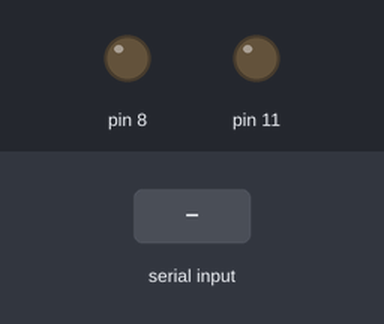
Recording of a sketch running on a simulated Arduino Uno, built with avr-gcc and run on an emulated ATmega328P. Shown: output pins drawn as LEDs (lit = HIGH). Inputs (shaded band) come from the test bench.

Above: at 1.2 s.
1.3 s: "1" received over Serial
At 2.2 s:
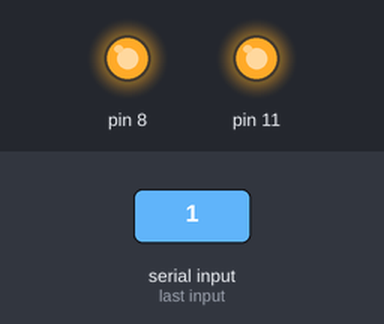
2.8 s: "5" received over Serial
At 3.4 s:
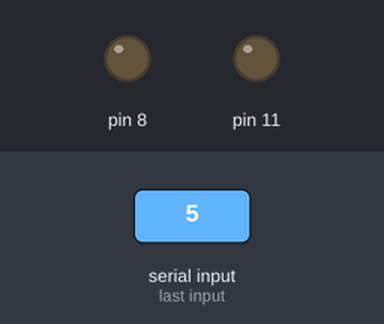
4.3 s: "3" received over Serial
At 5.5 s:
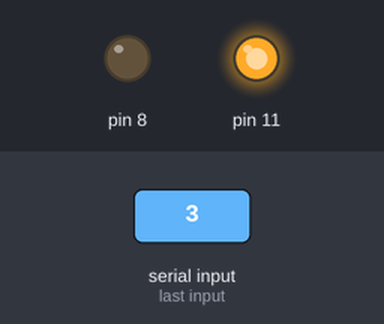
5.8 s: "2" received over Serial
At 6.9 s:
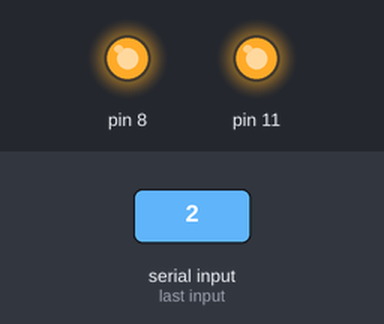
Timing chart, 0 to 8.3 s (numbered marks = the images above; inputs shaded):
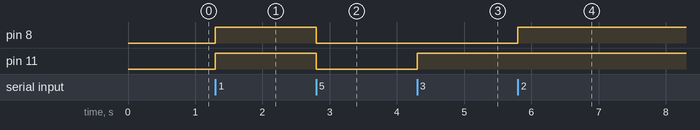

Measured:
- after the input at 1.3 s, pin 8, pin 11: LOW → HIGH at once
- after the input at 2.8 s, pin 8, pin 11: HIGH → LOW at once
- after the input at 4.3 s, pin 11: LOW → HIGH at once
- after the input at 5.8 s, pin 8: LOW → HIGH at once

The sketch:

CONTROL_AUTO_RC.ino
```cpp
int estado=0;
int retardo=100;
int analogo=0;


void setup(){
    pinMode(11,OUTPUT);
  pinMode(10,INPUT_PULLUP);
  pinMode(9,INPUT_PULLUP);
  pinMode(8,OUTPUT);
    Serial.begin(9600);
}

void loop(){


if(Serial.available()>0){           //Si el puerto serie esta habilitadp
        estado = Serial.read();       //Lee lo que llega por el puerto Serie

  }
{
  if(estado== '1' ){
       digitalWrite(11,HIGH);
       digitalWrite(8,HIGH);
 }
   }
 if(estado== '2' ){
       digitalWrite(11,HIGH);
       digitalWrite(8,HIGH);
 }
 if(estado== '3'){
       digitalWrite(11,HIGH);
       digitalWrite(10,HIGH);
 }
 if(estado== '4' ){
       digitalWrite(9,HIGH);
       digitalWrite(8,HIGH);
 }
 if(estado== '5' ){
       digitalWrite(11,LOW);
       digitalWrite(10,LOW);
       digitalWrite(9,LOW);
       digitalWrite(8,LOW);
 }
}
```
